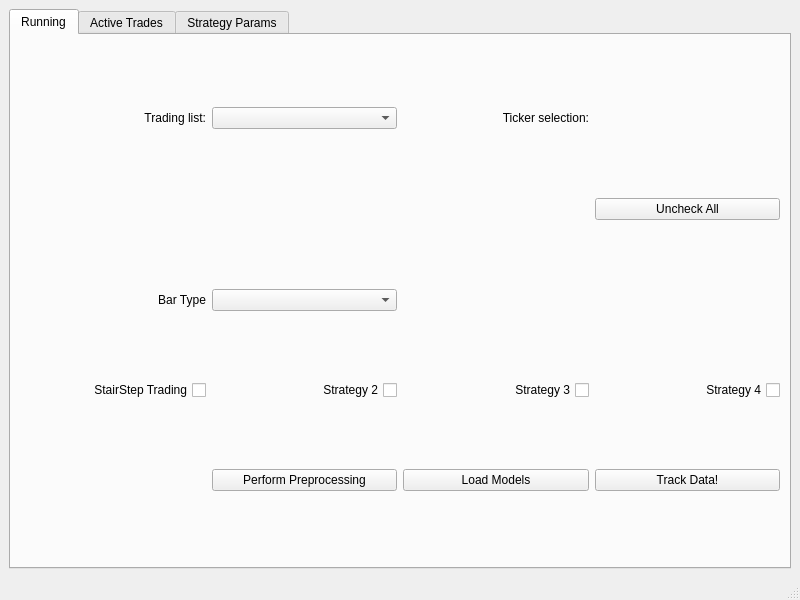
<?xml version="1.0" encoding="UTF-8"?>
<ui version="4.0">
 <class>MainWindow</class>
 <widget class="QMainWindow" name="MainWindow">
  <property name="geometry">
   <rect>
    <x>0</x>
    <y>0</y>
    <width>800</width>
    <height>600</height>
   </rect>
  </property>
  <property name="windowTitle">
   <string>Auto Trader</string>
  </property>
  <widget class="QWidget" name="centralwidget">
   <layout class="QGridLayout" name="gridLayout">
    <item row="1" column="4">
     <widget class="QTabWidget" name="tabWidget">
      <property name="currentIndex">
       <number>0</number>
      </property>
      <widget class="QWidget" name="tab">
       <attribute name="title">
        <string>Running</string>
       </attribute>
       <layout class="QGridLayout" name="gridLayout_2">
        <item row="6" column="1">
         <widget class="QComboBox" name="bar_selector"/>
        </item>
        <item row="6" column="0">
         <widget class="QLabel" name="label_5">
          <property name="text">
           <string>Bar Type</string>
          </property>
          <property name="alignment">
           <set>Qt::AlignRight|Qt::AlignTrailing|Qt::AlignVCenter</set>
          </property>
         </widget>
        </item>
        <item row="3" column="3">
         <widget class="QPushButton" name="sel_all_button">
          <property name="text">
           <string>Uncheck All</string>
          </property>
         </widget>
        </item>
        <item row="0" column="2">
         <widget class="QLabel" name="label_4">
          <property name="text">
           <string>Ticker selection:</string>
          </property>
          <property name="alignment">
           <set>Qt::AlignRight|Qt::AlignTrailing|Qt::AlignVCenter</set>
          </property>
         </widget>
        </item>
        <item row="0" column="1">
         <widget class="QComboBox" name="list_selector"/>
        </item>
        <item row="0" column="0">
         <widget class="QLabel" name="label_3">
          <property name="text">
           <string>Trading list:</string>
          </property>
          <property name="alignment">
           <set>Qt::AlignRight|Qt::AlignTrailing|Qt::AlignVCenter</set>
          </property>
         </widget>
        </item>
        <item row="10" column="2">
         <widget class="QCheckBox" name="strategy3_radio">
          <property name="layoutDirection">
           <enum>Qt::RightToLeft</enum>
          </property>
          <property name="text">
           <string>Strategy 3</string>
          </property>
         </widget>
        </item>
        <item row="10" column="3">
         <widget class="QCheckBox" name="strategy4_radio">
          <property name="layoutDirection">
           <enum>Qt::RightToLeft</enum>
          </property>
          <property name="text">
           <string>Strategy 4</string>
          </property>
         </widget>
        </item>
        <item row="10" column="1">
         <widget class="QCheckBox" name="strategy2_radio">
          <property name="layoutDirection">
           <enum>Qt::RightToLeft</enum>
          </property>
          <property name="text">
           <string>Strategy 2</string>
          </property>
         </widget>
        </item>
        <item row="10" column="0">
         <widget class="QCheckBox" name="stairstep_radio">
          <property name="layoutDirection">
           <enum>Qt::RightToLeft</enum>
          </property>
          <property name="text">
           <string>StairStep Trading</string>
          </property>
         </widget>
        </item>
        <item row="13" column="3">
         <widget class="QPushButton" name="data_toggle_button">
          <property name="text">
           <string>Track Data!</string>
          </property>
         </widget>
        </item>
        <item row="13" column="2">
         <widget class="QPushButton" name="load_model_button">
          <property name="text">
           <string>Load Models</string>
          </property>
         </widget>
        </item>
        <item row="13" column="1">
         <widget class="QPushButton" name="perform_prep_button">
          <property name="text">
           <string>Perform Preprocessing</string>
          </property>
         </widget>
        </item>
       </layout>
      </widget>
      <widget class="QWidget" name="tab_3">
       <attribute name="title">
        <string>Active Trades</string>
       </attribute>
       <layout class="QVBoxLayout" name="verticalLayout">
        <item>
         <widget class="QTableView" name="tableView"/>
        </item>
        <item>
         <layout class="QHBoxLayout" name="horizontalLayout">
          <item>
           <widget class="QPushButton" name="cancel_trades_button">
            <property name="text">
             <string>Cancel All!</string>
            </property>
           </widget>
          </item>
          <item>
           <spacer name="horizontalSpacer">
            <property name="orientation">
             <enum>Qt::Horizontal</enum>
            </property>
            <property name="sizeHint" stdset="0">
             <size>
              <width>40</width>
              <height>20</height>
             </size>
            </property>
           </spacer>
          </item>
          <item>
           <widget class="QPushButton" name="trade_toggle_button">
            <property name="text">
             <string>Trade!</string>
            </property>
           </widget>
          </item>
         </layout>
        </item>
       </layout>
      </widget>
      <widget class="QWidget" name="tab_2">
       <attribute name="title">
        <string>Strategy Params</string>
       </attribute>
       <layout class="QGridLayout" name="gridLayout_3">
        <item row="4" column="4">
         <widget class="QTimeEdit" name="timeEdit_2">
          <property name="maximumTime">
           <time>
            <hour>20</hour>
            <minute>0</minute>
            <second>0</second>
           </time>
          </property>
          <property name="minimumTime">
           <time>
            <hour>4</hour>
            <minute>0</minute>
            <second>0</second>
           </time>
          </property>
          <property name="currentSection">
           <enum>QDateTimeEdit::HourSection</enum>
          </property>
          <property name="timeSpec">
           <enum>Qt::TimeZone</enum>
          </property>
          <property name="time">
           <time>
            <hour>20</hour>
            <minute>0</minute>
            <second>0</second>
           </time>
          </property>
         </widget>
        </item>
        <item row="3" column="1">
         <widget class="QRadioButton" name="radioButton_2">
          <property name="text">
           <string>Up</string>
          </property>
         </widget>
        </item>
        <item row="0" column="4">
         <widget class="QLabel" name="label_8">
          <property name="text">
           <string>Profit Margin</string>
          </property>
         </widget>
        </item>
        <item row="0" column="0">
         <widget class="QLabel" name="label_6">
          <property name="text">
           <string>Open Margin</string>
          </property>
         </widget>
        </item>
        <item row="0" column="1">
         <widget class="QDoubleSpinBox" name="doubleSpinBox"/>
        </item>
        <item row="0" column="3">
         <widget class="QDoubleSpinBox" name="doubleSpinBox_2"/>
        </item>
        <item row="0" column="5">
         <widget class="QDoubleSpinBox" name="doubleSpinBox_3"/>
        </item>
        <item row="3" column="2">
         <widget class="QRadioButton" name="radioButton_3">
          <property name="text">
           <string>Down</string>
          </property>
         </widget>
        </item>
        <item row="3" column="0">
         <widget class="QLabel" name="label">
          <property name="text">
           <string>Direction:</string>
          </property>
         </widget>
        </item>
        <item row="0" column="2">
         <widget class="QLabel" name="label_7">
          <property name="text">
           <string>Stop loss Margin</string>
          </property>
         </widget>
        </item>
        <item row="3" column="3">
         <widget class="QRadioButton" name="radioButton">
          <property name="text">
           <string>Both</string>
          </property>
          <property name="checked">
           <bool>true</bool>
          </property>
         </widget>
        </item>
        <item row="4" column="2">
         <widget class="QTimeEdit" name="timeEdit">
          <property name="maximumTime">
           <time>
            <hour>20</hour>
            <minute>0</minute>
            <second>0</second>
           </time>
          </property>
          <property name="minimumTime">
           <time>
            <hour>4</hour>
            <minute>0</minute>
            <second>0</second>
           </time>
          </property>
          <property name="currentSection">
           <enum>QDateTimeEdit::HourSection</enum>
          </property>
          <property name="timeSpec">
           <enum>Qt::TimeZone</enum>
          </property>
         </widget>
        </item>
        <item row="4" column="0">
         <widget class="QLabel" name="label_2">
          <property name="text">
           <string>Trading Window</string>
          </property>
         </widget>
        </item>
        <item row="1" column="1">
         <widget class="QCheckBox" name="checkBox_2">
          <property name="text">
           <string>Use limit</string>
          </property>
         </widget>
        </item>
        <item row="1" column="3">
         <widget class="QCheckBox" name="checkBox">
          <property name="text">
           <string>Use limit</string>
          </property>
         </widget>
        </item>
       </layout>
      </widget>
     </widget>
    </item>
   </layout>
  </widget>
  <widget class="QStatusBar" name="statusBar"/>
 </widget>
 <resources/>
 <connections/>
</ui>
